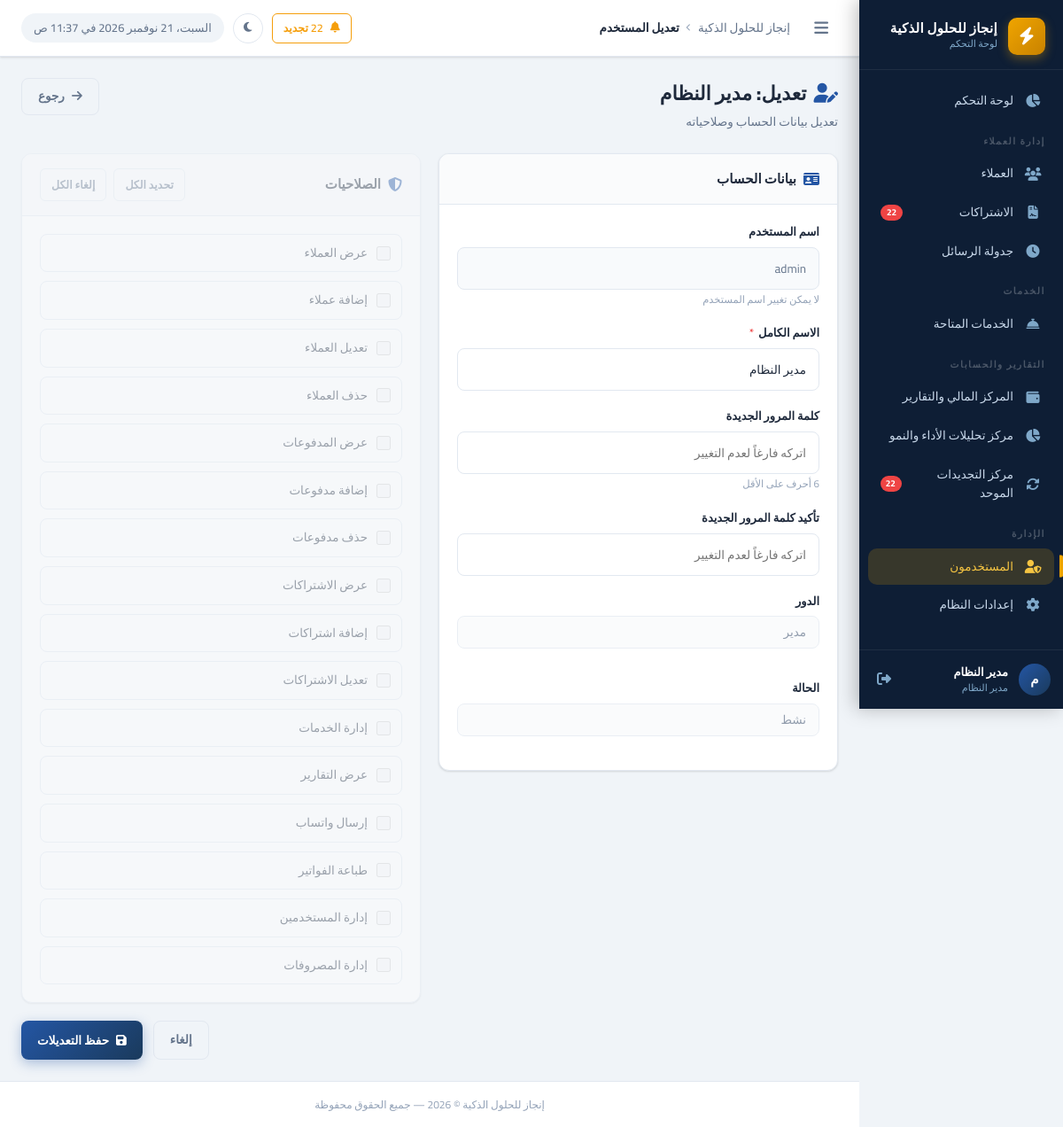
Page /users/edit.php?id=1 (signed in) on the committed database.
### tables this page shows
CREATE TABLE `users` (
  `id` int UNSIGNED NOT NULL,
  `username` varchar(100) NOT NULL,
  `password` varchar(255) NOT NULL,
  `full_name` varchar(200) NOT NULL,
  `role` enum('admin','employee') NOT NULL DEFAULT 'employee',
  `permissions` json DEFAULT NULL COMMENT 'صلاحيات مخصصة للموظف',
  `status` tinyint(1) NOT NULL DEFAULT '1' COMMENT '1=نشط, 0=موقوف',
  `last_login` datetime DEFAULT NULL,
  `created_at` datetime NOT NULL DEFAULT CURRENT_TIMESTAMP,
  `updated_at` datetime NOT NULL DEFAULT CURRENT_TIMESTAMP ON UPDATE CURRENT_TIMESTAMP
);

### includes/functions.php (called while the page is built, shortened)
<?php
function e(mixed $value): string {
    return htmlspecialchars((string)$value, ENT_QUOTES, 'UTF-8');
}

### includes/auth.php (called while the page is built, shortened)
<?php
function currentUserId(): ?int {
    return $_SESSION['user_id'] ?? null;
}

### users/edit.php (the view, shortened to what this page needs)
<?php
$db = getDB();
$id = (int)($_GET['id'] ?? 0);
$user = $db->prepare("SELECT * FROM users WHERE id = ?");
$user->execute([$id]);
$user = $user->fetch();
$formData = [
    'username'    => $user['username'],
    'full_name'   => $user['full_name'],
    'role'        => $user['role'],
    'status'      => $user['status'],
    'permissions' => json_decode($user['permissions'] ?? '[]', true) ?? [],
];
$allPerms   = ALL_PERMISSIONS;
require_once INCLUDES_PATH . '/header.php';
?>
<div class="page-header">
  <div class="page-header-text">
    <h1 class="page-title"><i class="fas fa-user-edit" style="color:var(--primary-light);margin-left:8px;"></i>تعديل: <?= e($user['full_name']) ?></h1>
    <p class="page-subtitle">تعديل بيانات الحساب وصلاحياته</p>
  </div>
  <div class="page-actions">
    <a href="index.php" class="btn btn-outline"><i class="fas fa-arrow-right"></i> رجوع</a>
  </div>
</div>
<form method="POST" action="edit.php?id=<?= $id ?>" data-validate>
  <div style="display:grid;grid-template-columns:1fr 1fr;gap:20px;align-items:start;">
    <div>
      <div class="card">
        <div class="card-header">
          <span class="card-title"><i class="fas fa-id-card"></i> بيانات الحساب</span>
        </div>
        <div class="card-body">
          <div class="form-group">
            <label class="form-label">اسم المستخدم</label>
            <input type="text" class="form-control" value="<?= e($formData['username']) ?>" readonly>
            <span class="form-hint">لا يمكن تغيير اسم المستخدم</span>
          </div>
          <div class="form-group">
            <label class="form-label" for="full_name">الاسم الكامل <span class="required">*</span></label>
            <input type="text" id="full_name" name="full_name" class="form-control"
                   value="<?= e($formData['full_name']) ?>" required>
          </div>
          <div class="form-group">
            <label class="form-label" for="new_password">كلمة المرور الجديدة</label>
            <input type="password" id="new_password" name="new_password" class="form-control"
                   placeholder="اتركه فارغاً لعدم التغيير" minlength="6">
            <span class="form-hint">6 أحرف على الأقل</span>
          </div>
          <div class="form-group">
            <label class="form-label" for="password_confirm">تأكيد كلمة المرور الجديدة</label>
            <input type="password" id="password_confirm" name="password_confirm" class="form-control"
                   placeholder="اتركه فارغاً لعدم التغيير">
          </div>
          <div class="form-row">
            <div class="form-group">
              <label class="form-label" for="role">الدور</label>
              <select id="role" name="role" class="form-control" onchange="togglePerms(this.value)"
                      <?= $id === currentUserId() ? 'disabled' : '' ?>>
                <option value="admin" <?= $formData['role'] === 'admin' ? 'selected' : '' ?>>مدير</option>
              </select>
            </div>
            <div class="form-group">
              <label class="form-label" for="status">الحالة</label>
              <select id="status" name="status" class="form-control"
                      <?= $id === currentUserId() ? 'disabled' : '' ?>>
                <option value="1" <?= $formData['status'] ? 'selected' : '' ?>>نشط</option>
              </select>
            </div>
          </div>
        </div>
      </div>
    </div>
    <div>
      <div class="card" id="permissionsCard">
        <div class="card-header">
          <span class="card-title"><i class="fas fa-shield-halved"></i> الصلاحيات</span>
          <div style="display:flex;gap:8px;">
            <button type="button" class="btn btn-sm btn-outline" onclick="selectAllPerms(true)">تحديد الكل</button>
            <button type="button" class="btn btn-sm btn-outline" onclick="selectAllPerms(false)">إلغاء الكل</button>
          </div>
        </div>
        <div class="card-body">
          <div style="display:grid;gap:10px;">
            <?php foreach ($allPerms as $key => $label): ?>
            <label style="display:flex;align-items:center;gap:10px;cursor:pointer;padding:10px 12px;
                          border:1.5px solid var(--border-color);border-radius:8px;transition:all .2s;font-size:13.5px;font-weight:500;"
                   onmouseover="this.style.borderColor='var(--primary-light)';this.style.background='rgba(36,86,164,.04)'"
                   onmouseout="this.style.borderColor='var(--border-color)';this.style.background=''">
              <input type="checkbox" name="permissions[<?= e($key) ?>]" value="1"
                     class="perm-checkbox" style="width:16px;height:16px;accent-color:var(--primary-light);"
                     <?= in_array($key, $formData['permissions']) ? 'checked' : '' ?>>
              <?= e($label) ?>
            </label>
            <?php endforeach; ?>
          </div>
        </div>
      </div>
    </div>
  </div>
  <div style="display:flex;gap:12px;justify-content:flex-end;margin-top:20px;">
    <a href="index.php" class="btn btn-outline">إلغاء</a>
    <button type="submit" class="btn btn-primary"><i class="fas fa-save"></i> حفظ التعديلات</button>
  </div>
</form>
<?php require_once INCLUDES_PATH . '/footer.php'; ?>

### assets/css/style.css (style rules this page uses)
:root { --primary: #1a3a5c; --primary-light: #2456a4; --primary-dark: #0e2340; --accent: #f0a500; --accent-light: #f5c442; --accent-dark: #c88200; --success: #22c55e; --success-light: #dcfce7; --warning: #f59e0b; --warning-light: #fef3c7; --danger: #ef4444; --danger-light: #fee2e2; --info: #3b82f6; --info-light: #dbeafe; --secondary: #6b7280; --secondary-light:#f3f4f6; --sidebar-bg: #0e1e35; --sidebar-width: 230px; --sidebar-item-hover: rgba(240, 165, 0, 0.12); --sidebar-active-bg: rgba(240, 165, 0, 0.18); --sidebar-text: #c8d8ea; --sidebar-icon: #7fa8c9; --topbar-height: 64px; --content-bg: #f0f4f8; --card-bg: #ffffff; --border-color: #e2e8f0; --border-radius: 12px; --border-radius-sm: 8px; --border-radius-lg: 16px; --font-family: 'Cairo', sans-serif; --text-primary: #1e293b; --text-secondary: #64748b; --text-muted: #94a3b8; --shadow-sm: 0 1px 3px rgba(0,0,0,.08), 0 1px 2px rgba(0,0,0,.06); --shadow-md: 0 4px 6px rgba(0,0,0,.07), 0 2px 4px rgba(0,0,0,.06); --shadow-lg: 0 10px 25px rgba(0,0,0,.1), 0 4px 10px rgba(0,0,0,.05); --shadow-xl: 0 20px 40px rgba(0,0,0,.12); --transition: all .22s cubic-bezier(.4,0,.2,1); }
*, *::before, *::after { box-sizing: border-box; margin: 0; padding: 0; }
html { direction: rtl; font-size: 13px; scroll-behavior: smooth; overflow-x: hidden; }
body { font-family: var(--font-family); background: var(--content-bg); color: var(--text-primary); min-height: 100vh; overflow-x: hidden; line-height: 1.6; }
a { color: var(--primary-light); text-decoration: none; transition: var(--transition); }
.page-header { display: flex; align-items: flex-start; justify-content: space-between; margin-bottom: 24px; gap: 16px; flex-wrap: wrap; }
.page-header-text .page-title { font-size: 22px; font-weight: 800; color: var(--text-primary); margin-bottom: 4px; }
.page-header-text .page-subtitle { font-size: 13.5px; color: var(--text-secondary); }
.page-actions { display: flex; gap: 10px; align-items: center; flex-wrap: wrap; }
.card { background: var(--card-bg); border-radius: var(--border-radius); border: 1px solid var(--border-color); box-shadow: var(--shadow-sm); overflow: hidden; transition: var(--transition); }
.card-header { display: flex; align-items: center; justify-content: space-between; padding: 16px 20px; border-bottom: 1px solid var(--border-color); background: #fafbfc; gap: 12px; }
.card-title { font-size: 15px; font-weight: 700; color: var(--text-primary); display: flex; align-items: center; gap: 8px; }
.card-title i { color: var(--primary-light); font-size: 16px; }
.card-body { padding: 20px; }
.btn { display: inline-flex; align-items: center; gap: 8px; padding: 9px 18px; border-radius: var(--border-radius-sm); font-family: var(--font-family); font-size: 13.5px; font-weight: 600; cursor: pointer; border: none; outline: none; transition: var(--transition); white-space: nowrap; text-decoration: none; }
.btn-primary { background: linear-gradient(135deg, var(--primary-light), var(--primary)); color: #fff; box-shadow: 0 4px 14px rgba(36,86,164,.35); }
.btn-outline { background: transparent; border: 1.5px solid var(--border-color); color: var(--text-secondary); }
.btn-sm { padding: 6px 12px; font-size: 12.5px; border-radius: 6px; }
.form-group { margin-bottom: 18px; }
.form-label { display: block; font-size: 13px; font-weight: 600; color: var(--text-primary); margin-bottom: 7px; }
.form-label .required { color: var(--danger); margin-right: 2px; }
.form-control { width: 100%; padding: 10px 14px; border: 1.5px solid var(--border-color); border-radius: var(--border-radius-sm); font-family: var(--font-family); font-size: 13.5px; color: var(--text-primary); background: #fff; transition: var(--transition); outline: none; direction: rtl; }
.form-control:read-only { background: #f8fafc; color: var(--text-secondary); }
select.form-control { cursor: pointer; appearance: none; background-repeat: no-repeat; background-position: left 12px center; padding-left: 36px; }
.form-hint { font-size: 11.5px; color: var(--text-muted); margin-top: 5px; }
.form-row { display: grid; grid-template-columns: repeat(auto-fit, minmax(220px, 1fr)); gap: 16px; }
.btn { transition: all 0.2s cubic-bezier(0.4, 0, 0.2, 1); }

### rows in the picture
users: full_name "مدير النظام", username "admin", role "مدير", status "نشط"

### other values in the picture
$companyName "إنجاز للحلول الذكية"
$renewalCount "22"
$userInitial "م"
$userName "مدير النظام"
$userRole "مدير النظام"
$pageTitle "تعديل المستخدم"
$label "عرض العملاء"
$label "إضافة عملاء"
$label "تعديل العملاء"
$label "حذف العملاء"
$label "عرض المدفوعات"
$label "إضافة مدفوعات"
$label "حذف مدفوعات"
$label "عرض الاشتراكات"
$label "إضافة اشتراكات"
